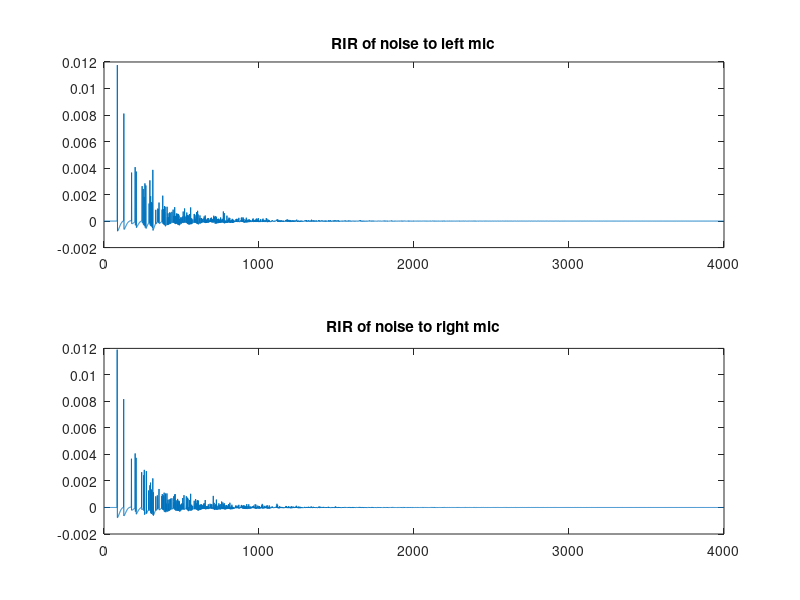

The MATLAB source for this figure: (Note: this script raises an error after producing the figure.)
% Session 4 - Exercise 1 - Single-channel FxNLMS ANC
% 
% Main points:
% (1) Generate the noisy microphone signal at the left ear
% (2) Implement the FxNLMS ANC.
% (3) Compute input/output SNRs and SNR improvement.
% (4) Implement the filter for left and right ears. Hear the synthesised signal

clear all
close all
warning off 

% Load RIRs
load Computed_RIRs.mat

% Set length
sigLenSec = 10;

% Select the speaker number
speaker = 1;


%%
% Plot the RIRs of the noise
figure(1); clf;
subplot(2,1,1)
plot(RIR_noise(:,1))
title('RIR of noise to left mic')
subplot(2,1,2)
plot(RIR_noise(:,2))
title('RIR of noise to right mic')

%%
% Read in the noise source (resample if necessary)
[noise,fs_noise] = audioread('audio files/White_noise1.wav');
noise      = resample(noise,fs_RIR,fs_noise);
noise      = noise(1:sigLenSec*fs_RIR);

noise_mic_L = fftfilt(RIR_noise(:,1),noise);
noise_mic_R = fftfilt(RIR_noise(:,2),noise);

filt_noise = noise_mic_L; % just consoder the left mic

% Plot the noisy signal
figure(2); clf;
subplot(2,1,1)
plot(noise_mic_L)
title('noisy signal in left mic')
subplot(2,1,2)
plot(noise_mic_R)
title('noisy signal in right mic')

%%
% speech signal
[speech,fs_speech] = audioread('audio files/speech1.wav');
speech      = resample(speech,fs_RIR,fs_speech);
speech      = speech(1:sigLenSec*fs_RIR);

speech_mic_L = fftfilt(RIR_sources(:,1,speaker),speech);
speech_mic_R = fftfilt(RIR_sources(:,2,speaker),speech);


mic = speech_mic_L + filt_noise; 
% soundsc(mic,fs_RIR)

%% FxLMS

M = 100;  % Length of secondary path (RIR)
L = 600;  % Adaptive filter length
sigLenSample = sigLenSec*fs_RIR;

mu = 0.2;   % Step size
delta = 5*10^(-5);

W = zeros(L,1); % Initialize adaptive filter
W_just_noise = zeros(L,1);
e = zeros(sigLenSample,1);
e_just_noise = zeros(sigLenSample,1);
x = [zeros(L+M-1,1);noise];
speech_zeropad = [zeros(L+M-1,1);speech];

h = RIR_sources(1:M,1,speaker);% consider first mic and speaker

tic
for n = 1:sigLenSample

    % STEP 1 : Arrange the previous L + M − 1 samples of x(n) up until the
    % current sample, n, in an [M x L] Hankel matrix X_Hmat (this will be
    % use for the filtering operation)

    xseg = flip(x(n:n+L+M-1)); %noise segment
    X_Hmat = hankel(xseg(1:M),xseg(M+1:end));

    % STEP 2: Filter the signal x(n) with the adaptive filter w(n) to
    % generate loudspeaker signals y(n). Store the samples of y(n) into the
    % vector y

    y = X_Hmat*W + speech_zeropad(n:n+M-1); %Mx1
    y_just_noise = X_Hmat*W_just_noise ; %just noise, without desired speech

    % STEP 3: Compute the error signal e(n)
    e(n) = filt_noise(n) + h'*y;
    e_just_noise(n) = filt_noise(n) + h'*y_just_noise;

    % STEP 4: Pre-filter x(n) with the (estimated) RIRs to obtain the
    % filtered x(n), \bar{x}(n). Store the samples of \bar{x}(n) into
    % the vector xf
    xf = X_Hmat'*h; 
    
    % STEP 5: Update the filter w(n). Store the samples of w(n) into
    % the vector w
    W = W - (mu/(norm(xf)^2+delta))*xf*e(n);
    W_just_noise = W_just_noise - (mu/(norm(xf)^2+delta))*xf*e_just_noise(n);
end
toc


%%
% Calculate the noise suppression
NSP = 10*log10(mean(e.^2)/mean(filt_noise.^2));


%%
% In the existing plot of the noisy signal, superimpose the error signal to
% appreciate the noise cancellation

figure; hold on;
plot(filt_noise)
plot(e)
legend('d(n)','e(n)')
title('Compare d and e (with desired speech)')

figure; hold on;
plot(filt_noise)
plot(e_just_noise)
legend('d(n)','e(n)')
title('Compare d and e (without desired speech)')

% soundsc(e,fs_RIR)

%% Compare SNR 
SNR_before_channel = 10*log10(var(speech)/var(noise));
SNR_mic_no_filter  = 10*log10(var(speech_mic_L)/var(filt_noise));
SNR_mic_filtered   = 10*log10(var(speech_mic_L)/var(e_just_noise));

